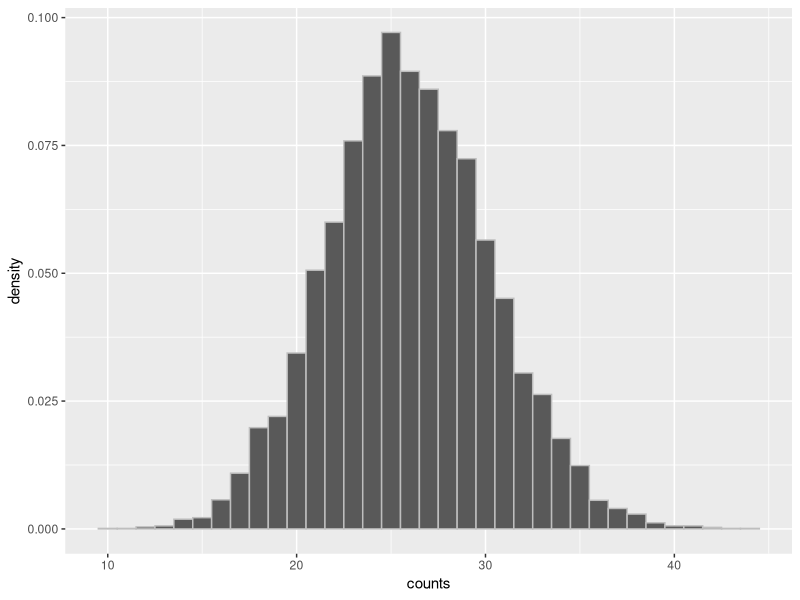
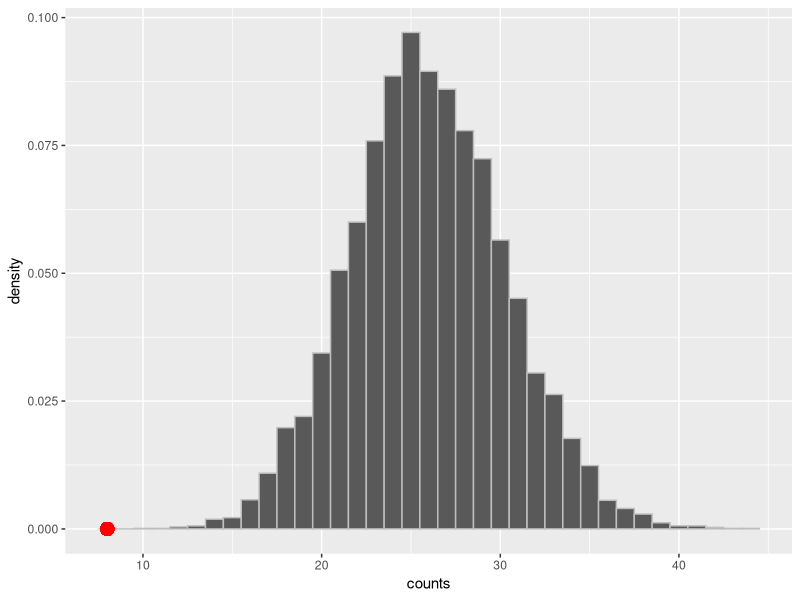
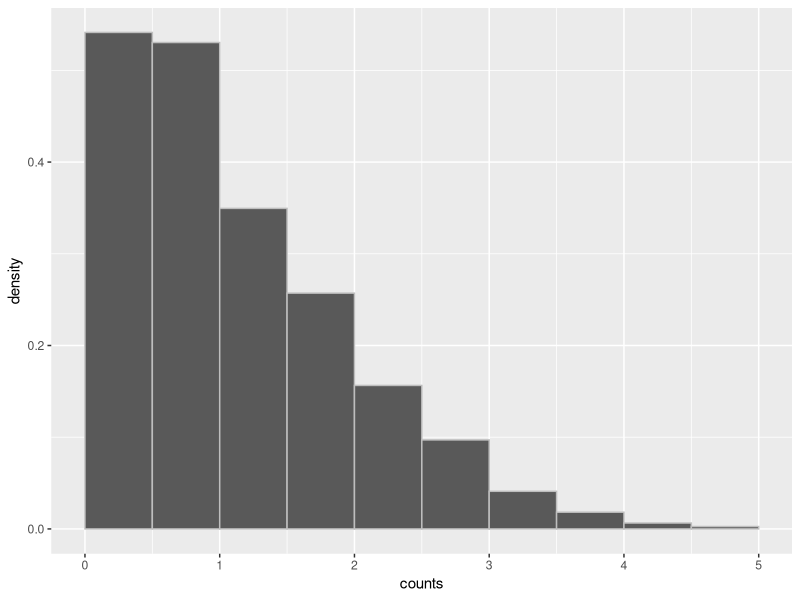
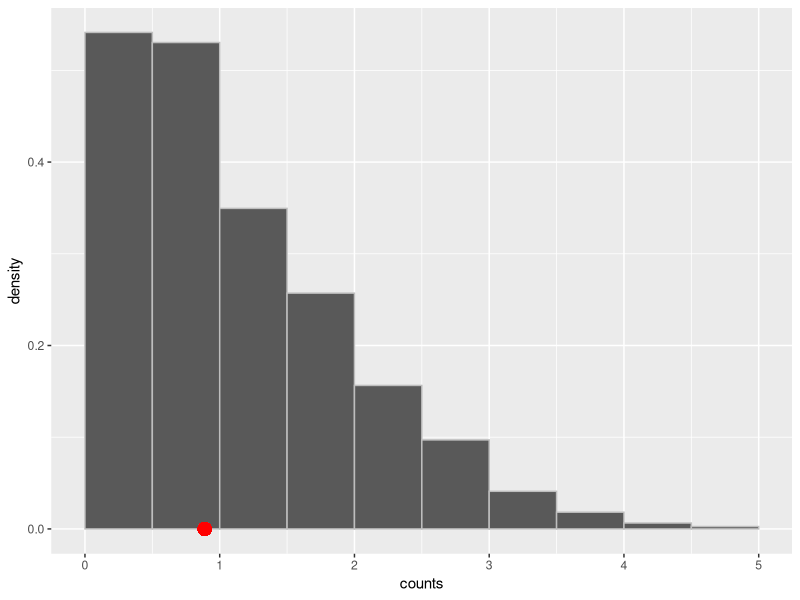

Generate these figures, in order, with R:
## ---- chunk 1
library(tidyverse)
## ---- chunk 2
eligible_population <- c(0.26, 0.74)
sample <- rmultinom(n = 1, size = 100, prob = eligible_population)
## ---- chunk 3
one_simulated_count <- function(x) {
  eligible_population <- c(0.26, 0.74)
  sample <- rmultinom(n = 1, size = 100, prob = eligible_population)
  return(sample[1])
}
## ---- chunk 4
num_repetitions <- 10000
counts <- map_dbl(1:num_repetitions, one_simulated_count)
## ---- chunk 5
ggplot(as.data.frame(counts)) +
  geom_histogram(aes(x = counts, y = ..density..), binwidth = 1, color = 'gray')
## ---- chunk 6
ggplot(as.data.frame(counts)) +
  geom_histogram(aes(x = counts, y = ..density..), binwidth = 1, color = 'gray') +
  geom_point(aes(x=8, y=0), size = 4, color="red")
## ---- chunk 7
distance_from_75 <- function(p) {
  return(abs(100*p - 75))
}
## ---- chunk 8
model_proportions <- c(0.75, 0.25)
## ---- chunk 9
num_purple_in_sample <- rmultinom(n = 1, size = 929, prob = model_proportions)[1]
distance_from_75(num_purple_in_sample / 929)
## ---- chunk 10
one_simulated_distance <- function(x) {
  num_purple_in_sample <- rmultinom(n = 1, size = 929, prob = model_proportions)[1]
  return(distance_from_75(num_purple_in_sample / 929))
}
## ---- chunk 11
num_repetitions <- 10000
counts <- map_dbl(1:num_repetitions, one_simulated_distance)
## ---- chunk 12
ggplot(as.data.frame(counts)) +
  geom_histogram(aes(x = counts, y = ..density..), color = 'gray', breaks = 0:10/2)
## ---- chunk 13
705 / 929
## ---- chunk 14
observed_statistic <- distance_from_75(705/929)
observed_statistic
## ---- chunk 15
ggplot(as.data.frame(counts)) +
  geom_histogram(aes(x = counts, y = ..density..), color = 'gray', breaks = 0:10/2) +
  geom_point(aes(x=observed_statistic, y=0), size = 4, color="red")
